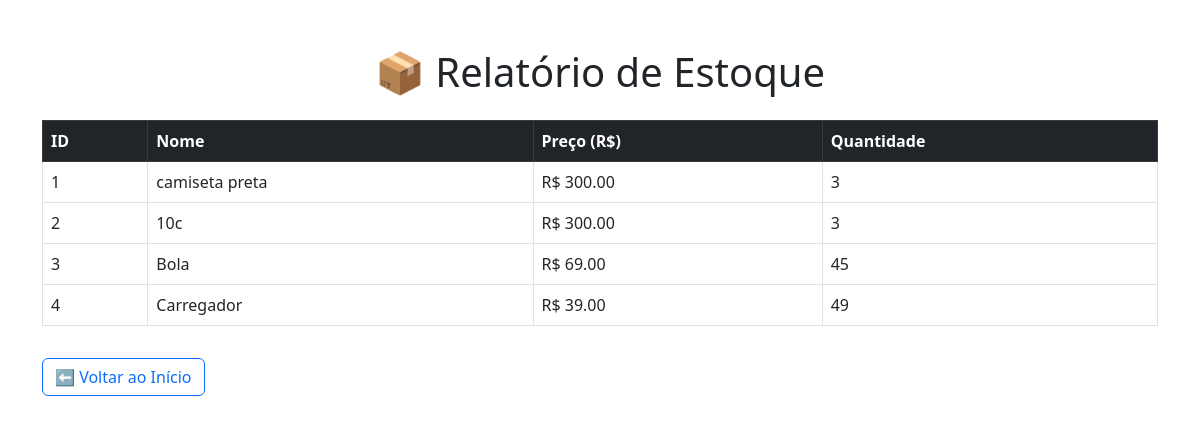
The page /relatorio/estoque on the database as committed earlier.
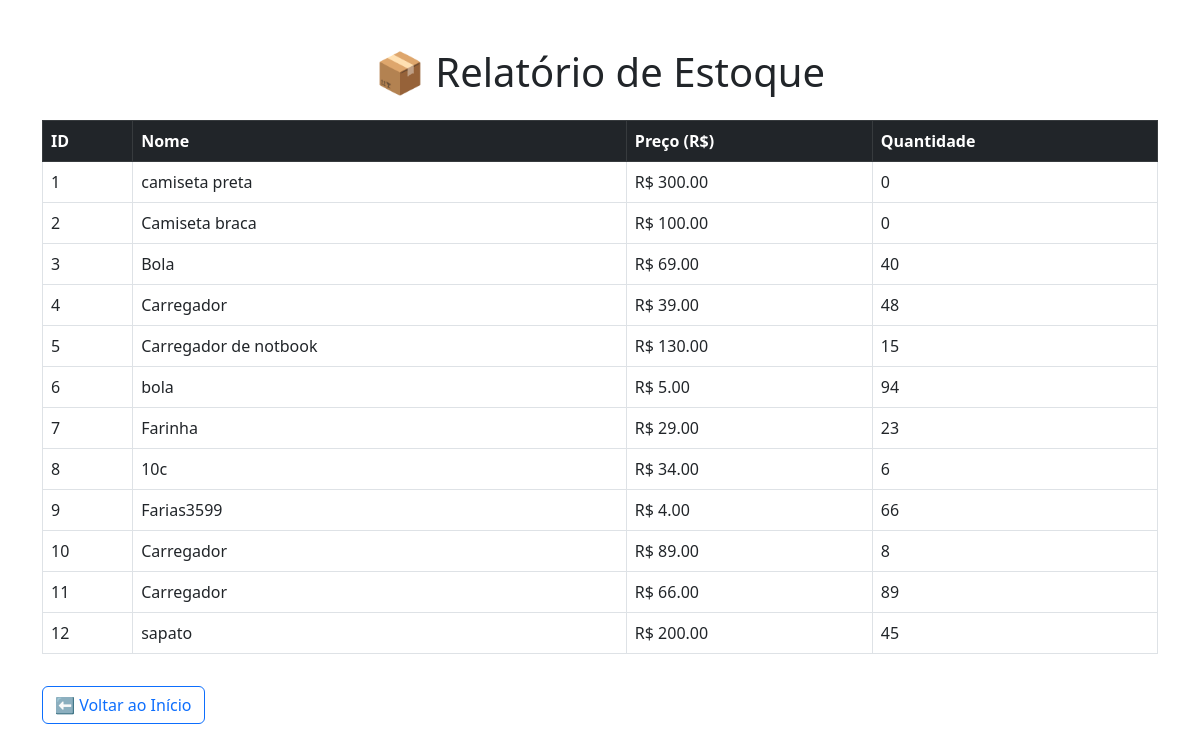
The same page on the database as committed later.
### main.py (models this page shows)
class Produto(db.Model):
    id = db.Column(db.Integer, primary_key=True)
    nome = db.Column(db.String(100), nullable=False)
    preco = db.Column(db.Float, nullable=False)
    quantidade = db.Column(db.Integer, nullable=False)

### main.py (the view)
@app.route('/relatorio/estoque')
def relatorio_estoque():
    produtos = Produto.query.all()
    return render_template('relatorio_estoque.html', produtos=produtos)

### templates/relatorio_estoque.html (shortened to what this page needs)
<!DOCTYPE html>
<html lang="pt-BR">
<head>
  <link href="https://cdn.jsdelivr.net/npm/bootstrap@5.3.0/dist/css/bootstrap.min.css" rel="stylesheet">
</head>
<body class="bg-white">
  <div class="container mt-5">
    <h1 class="text-center mb-4">📦 Relatório de Estoque</h1>
    {% if produtos %}
      <table class="table table-bordered table-hover">
        <thead class="table-dark">
          <tr>
            <th>ID</th>
            <th>Nome</th>
            <th>Preço (R$)</th>
            <th>Quantidade</th>
          </tr>
        </thead>
        <tbody>
          {% for produto in produtos %}
          <tr>
            <td>{{ produto.id }}</td>
            <td>{{ produto.nome }}</td>
            <td>R$ {{ "%.2f"|format(produto.preco) }}</td>
            <td>{{ produto.quantidade }}</td>
          </tr>
          {% endfor %}
        </tbody>
      </table>
    {% else %}
      <div class="alert alert-warning">Nenhum produto encontrado no estoque.</div>
    {% endif %}
    <a href="/" class="btn btn-outline-primary mt-3">⬅️ Voltar ao Início</a>
  </div>
</body>
</html>

Rows that differ between the two databases and show on the page:
changed Produto "camiseta preta": quantidade "3" → "0"
changed Produto id 2: nome "10c" → "Camiseta braca"; preco "300.00" → "100.00"; quantidade "3" → "0"
changed Produto "Bola": quantidade "45" → "40"
changed Produto id 4: quantidade "49" → "48"
added Produto: id "5", nome "Carregador de notbook", preco "130.00", quantidade "15"
added Produto: id "6", nome "bola", preco "5.00", quantidade "94"
added Produto: id "7", nome "Farinha", preco "29.00", quantidade "23"
added Produto: id "8", nome "10c", preco "34.00", quantidade "6"
added Produto: id "9", nome "Farias3599", preco "4.00", quantidade "66"
added Produto: id "10", nome "Carregador", preco "89.00", quantidade "8"
added Produto: id "11", nome "Carregador", preco "66.00", quantidade "89"
added Produto: id "12", nome "sapato", preco "200.00", quantidade "45"
